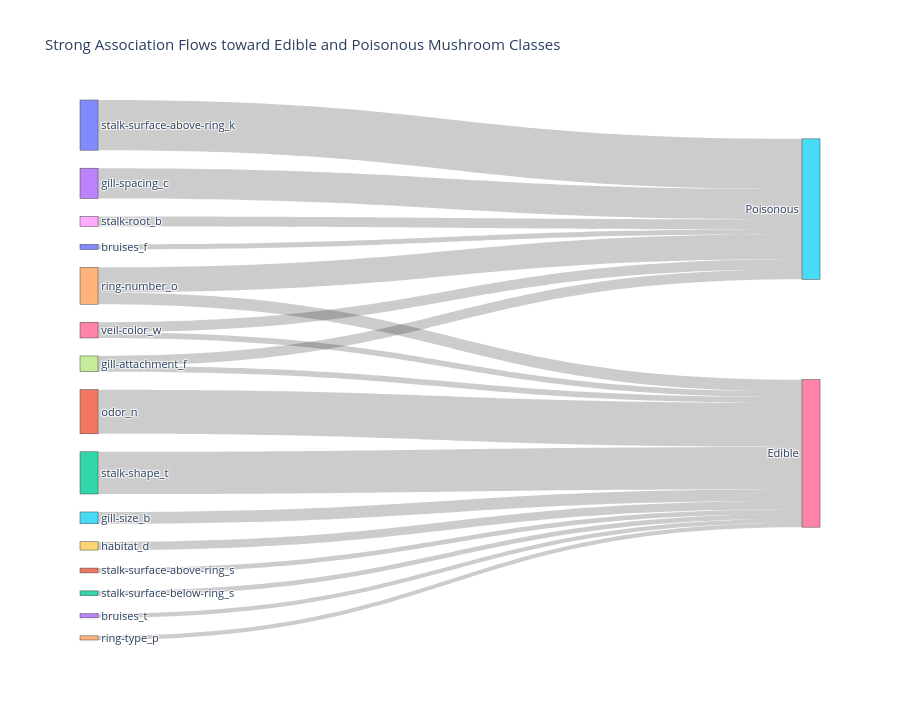

This figure's notebook cell:
### Code cell
# Visualize weighted flows from characteristics to class outcomes

import plotly.graph_objects as go

nodes = list(
    dict.fromkeys(
        sankey_flows["source"].tolist()
        + sankey_flows["target"].tolist()
    )
)

node_index = {
    node: index
    for index, node in enumerate(nodes)
}

fig = go.Figure(
    data=[
        go.Sankey(
            arrangement="snap",
            node={
                "label": nodes,
                "pad": 18,
                "thickness": 18,
                "line": {
                    "width": 0.5,
                },
            },
            link={
                "source": (
                    sankey_flows["source"]
                    .map(node_index)
                    .tolist()
                ),
                "target": (
                    sankey_flows["target"]
                    .map(node_index)
                    .tolist()
                ),
                "value": sankey_flows["value"].tolist(),
                "customdata": sankey_flows["value"].round(4),
                "hovertemplate": (
                    "%{source.label} → %{target.label}"
                    "<br>Accumulated support: %{customdata}"
                    "<extra></extra>"
                ),
            },
        )
    ]
)

fig.update_layout(
    title_text=(
        "Strong Association Flows toward "
        "Edible and Poisonous Mushroom Classes"
    ),
    font_size=11,
    height=720,
)

fig.show()

### Figure 1 — Plotly figure (JSON) as saved in the notebook; plotly's stock layout.template omitted (floating-point values rounded to 4 significant figures)
{"data": [{"arrangement": "snap", "link": {"customdata": [2.714, 2.387, 2.281, 1.634, 1.349, 0.6381, 0.6381, 0.5441, 0.5419, 0.5396, 0.449, 0.3072, 0.3072, 0.2742, 0.26, 0.26, 0.2245, 0.2245], "hovertemplate": "%{source.label} → %{target.label}<br>Accumulated support: %{customdata}<extra></extra>", "source": [0, 1, 2, 3, 4, 5, 4, 6, 7, 8, 9, 7, 6, 10, 11, 12, 13, 14], "target": [15, 16, 16, 15, 15, 16, 16, 15, 15, 15, 16, 16, 16, 15, 16, 16, 16, 16], "value": [2.714, 2.387, 2.281, 1.634, 1.349, 0.6381, 0.6381, 0.5441, 0.5419, 0.5396, 0.449, 0.3072, 0.3072, 0.2742, 0.26, 0.26, 0.2245, 0.2245]}, "node": {"label": ["stalk-surface-above-ring_k", "odor_n", "stalk-shape_t", "gill-spacing_c", "ring-number_o", "gill-size_b", "veil-color_w", "gill-attachment_f", "stalk-root_b", "habitat_d", "bruises_f", "stalk-surface-above-ring_s", "stalk-surface-below-ring_s", "bruises_t", "ring-type_p", "Poisonous", "Edible"], "line": {"width": 0.5}, "pad": 18, "thickness": 18}, "type": "sankey"}], "layout": {"font": {"size": 11}, "height": 720, "title": {"text": "Strong Association Flows toward Edible and Poisonous Mushroom Classes"}}}
